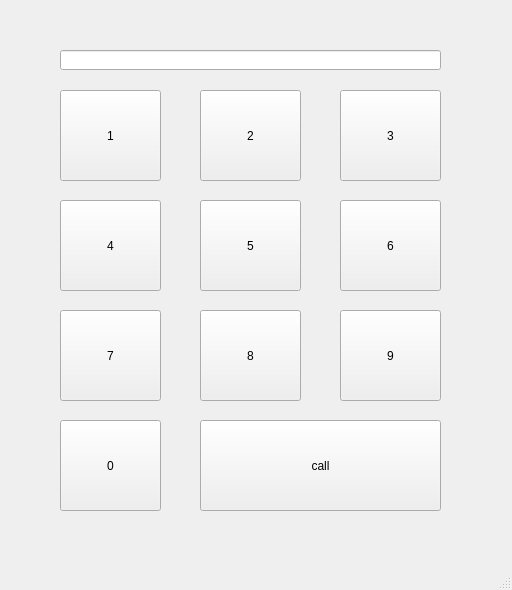
<?xml version="1.0" encoding="UTF-8"?>
<ui version="4.0">
 <class>MainWindow</class>
 <widget class="QMainWindow" name="MainWindow">
  <property name="geometry">
   <rect>
    <x>0</x>
    <y>0</y>
    <width>512</width>
    <height>590</height>
   </rect>
  </property>
  <property name="windowTitle">
   <string>MainWindow</string>
  </property>
  <widget class="QWidget" name="centralwidget">
   <widget class="QPushButton" name="btn_1">
    <property name="geometry">
     <rect>
      <x>60</x>
      <y>90</y>
      <width>101</width>
      <height>91</height>
     </rect>
    </property>
    <property name="text">
     <string>1</string>
    </property>
   </widget>
   <widget class="QPushButton" name="call">
    <property name="geometry">
     <rect>
      <x>200</x>
      <y>420</y>
      <width>241</width>
      <height>91</height>
     </rect>
    </property>
    <property name="text">
     <string>call</string>
    </property>
   </widget>
   <widget class="QPushButton" name="btn_2">
    <property name="geometry">
     <rect>
      <x>200</x>
      <y>90</y>
      <width>101</width>
      <height>91</height>
     </rect>
    </property>
    <property name="text">
     <string>2</string>
    </property>
   </widget>
   <widget class="QPushButton" name="btn_3">
    <property name="geometry">
     <rect>
      <x>340</x>
      <y>90</y>
      <width>101</width>
      <height>91</height>
     </rect>
    </property>
    <property name="text">
     <string>3</string>
    </property>
   </widget>
   <widget class="QPushButton" name="btn_4">
    <property name="geometry">
     <rect>
      <x>60</x>
      <y>200</y>
      <width>101</width>
      <height>91</height>
     </rect>
    </property>
    <property name="text">
     <string>4</string>
    </property>
   </widget>
   <widget class="QPushButton" name="btn_6">
    <property name="geometry">
     <rect>
      <x>340</x>
      <y>200</y>
      <width>101</width>
      <height>91</height>
     </rect>
    </property>
    <property name="text">
     <string>6</string>
    </property>
   </widget>
   <widget class="QPushButton" name="btn_5">
    <property name="geometry">
     <rect>
      <x>200</x>
      <y>200</y>
      <width>101</width>
      <height>91</height>
     </rect>
    </property>
    <property name="text">
     <string>5</string>
    </property>
   </widget>
   <widget class="QPushButton" name="btn_7">
    <property name="geometry">
     <rect>
      <x>60</x>
      <y>310</y>
      <width>101</width>
      <height>91</height>
     </rect>
    </property>
    <property name="text">
     <string>7</string>
    </property>
   </widget>
   <widget class="QPushButton" name="btn_9">
    <property name="geometry">
     <rect>
      <x>340</x>
      <y>310</y>
      <width>101</width>
      <height>91</height>
     </rect>
    </property>
    <property name="text">
     <string>9</string>
    </property>
   </widget>
   <widget class="QPushButton" name="btn_8">
    <property name="geometry">
     <rect>
      <x>200</x>
      <y>310</y>
      <width>101</width>
      <height>91</height>
     </rect>
    </property>
    <property name="text">
     <string>8</string>
    </property>
   </widget>
   <widget class="QPushButton" name="btn_0">
    <property name="geometry">
     <rect>
      <x>60</x>
      <y>420</y>
      <width>101</width>
      <height>91</height>
     </rect>
    </property>
    <property name="text">
     <string>0</string>
    </property>
   </widget>
   <widget class="QLineEdit" name="le">
    <property name="geometry">
     <rect>
      <x>60</x>
      <y>50</y>
      <width>381</width>
      <height>20</height>
     </rect>
    </property>
    <property name="layoutDirection">
     <enum>Qt::LeftToRight</enum>
    </property>
    <property name="alignment">
     <set>Qt::AlignRight|Qt::AlignTrailing|Qt::AlignVCenter</set>
    </property>
   </widget>
  </widget>
  <widget class="QMenuBar" name="menubar">
   <property name="geometry">
    <rect>
     <x>0</x>
     <y>0</y>
     <width>512</width>
     <height>21</height>
    </rect>
   </property>
  </widget>
  <widget class="QStatusBar" name="statusbar"/>
 </widget>
 <resources/>
 <connections/>
</ui>
